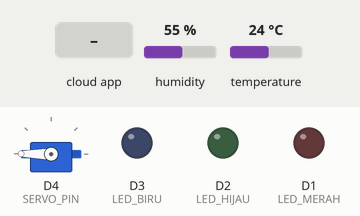
Recording of a sketch running on a simulated ESP8266 (NodeMCU). Shown: servo, output pins drawn as LEDs (lit = HIGH). The inputs (shaded band) are chosen by the test bench; at power-on: humidity 55 %, temperature 24 °C. WiFi joins after 1.5 s; servers stay silent unless stated; the Firebase database answers and starts empty; what the sketch prints to the serial monitor is not drawn.

Above: at 2.7 s.
2.8 s: the phone or cloud app sets hijau to 1
At 5.3 s:
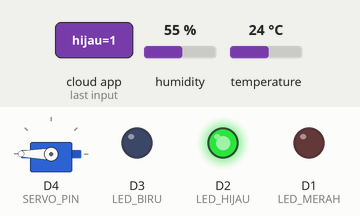
5.6 s: the phone or cloud app sets lock to 1
At 7.4 s:
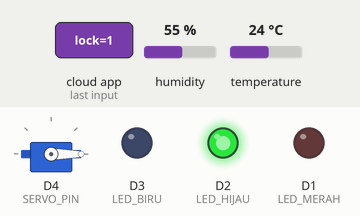
7.7 s: the phone or cloud app sets merah to 1
At 8.9 s:
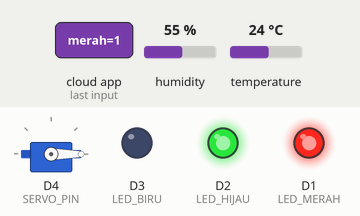
9.2 s: the phone or cloud app sets biru to 1
At 10.9 s:
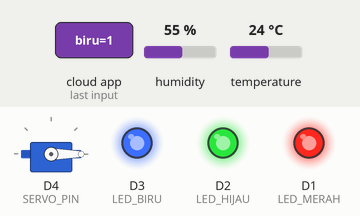
11.2 s: the phone or cloud app sets merah to 0
At 12.7 s:
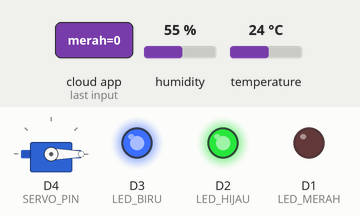
13.0 s: the phone or cloud app sets hijau to 0
At 14.3 s:
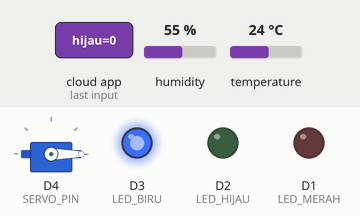
Timing chart, 0 to 16.0 s (numbered marks = the images above; inputs shaded):
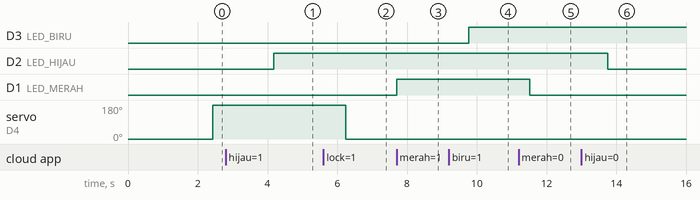

The sketch:

sketch_jan21a.ino
```cpp
#include <ESP8266WiFi.h>
#include <FirebaseESP8266.h>
#include <DHT.h>
#include <Servo.h>

// ================= WIFI =================
#define WIFI_SSID "1121"
#define WIFI_PASS "12345678"

// ================= FIREBASE =================
#define FIREBASE_HOST "https://uji-kompetensi-11709-default-rtdb.asia-southeast1.firebasedatabase.app/"
#define FIREBASE_AUTH "qvMmJo9GhbX5MdTiTFdaWlGgygsQNV5LmAQ33Vpt"

// ================= FIREBASE OBJECT =================
FirebaseData fb;
FirebaseAuth auth;
FirebaseConfig config;

// ================= PIN =================
// LED
#define LED_MERAH D1
#define LED_BIRU D3
#define LED_HIJAU D2

// SERVO
#define SERVO_PIN D4

// DHT
#define DHTPIN D7
#define DHTTYPE DHT11

DHT dht(DHTPIN, DHTTYPE);
Servo servo;

// posisi servo (bisa kamu sesuaikan)
#define POSISI_KUNCI 0
#define POSISI_BUKA  180

void setup() {
  Serial.begin(9600);

  pinMode(LED_MERAH, OUTPUT);
  pinMode(LED_BIRU, OUTPUT);
  pinMode(LED_HIJAU, OUTPUT);

  servo.attach(SERVO_PIN);
  servo.write(POSISI_KUNCI); // default pintu terkunci

  dht.begin();

  // ================= WIFI =================
  WiFi.begin(WIFI_SSID, WIFI_PASS);
  Serial.print("Connecting WiFi");
  while (WiFi.status() != WL_CONNECTED) {
    delay(500);
    Serial.print(".");
  }
  Serial.println("\nWiFi Connected");

  // ================= FIREBASE =================
  config.database_url = FIREBASE_HOST;
  config.signer.tokens.legacy_token = FIREBASE_AUTH;

  Firebase.begin(&config, &auth);
  Firebase.reconnectWiFi(true);

  Serial.println("IOT SIAP");
}

void loop() {
  // ================= SENSOR DHT =================
  float suhu = dht.readTemperature();
  float hum = dht.readHumidity();

  if (!isnan(suhu) && !isnan(hum)) {
    Firebase.setFloat(fb, "/sensor/suhu", suhu);
    Firebase.setFloat(fb, "/sensor/kelembaban", hum);
  }

  // ================= LED =================
  if (Firebase.getBool(fb, "/led/merah")) {
    digitalWrite(LED_MERAH, fb.boolData());

  }

  if (Firebase.getBool(fb, "/led/biru")) {
    digitalWrite(LED_BIRU, fb.boolData());
  }

  if (Firebase.getBool(fb, "/led/hijau")) {
    digitalWrite(LED_HIJAU, fb.boolData());
    Serial.println(fb.boolData());
  }

  // ================= SERVO (LOCK / UNLOCK) =================
  if (Firebase.getBool(fb, "/servo/lock")) {
    bool statusKunci = fb.boolData();

    if (statusKunci) {
      servo.write(POSISI_KUNCI);
      Serial.println("Pintu DIKUNCI");
    } else {
      servo.write(POSISI_BUKA);
      Serial.println("Pintu DIBUKA");
    }
  }

  delay(1000);
}
```

Measured:
- after the input at 2.8 s, D2 (LED_HIJAU): LOW → HIGH after 1.4 s
- after the input at 5.6 s, servo on D4 (SERVO_PIN): 180° → 0° after 0.65 s
- after the input at 7.7 s, D1 (LED_MERAH): LOW → HIGH at once
- after the input at 9.2 s, D3 (LED_BIRU): LOW → HIGH after 0.57 s
- after the input at 11.2 s, D1 (LED_MERAH): HIGH → LOW after 0.33 s
- after the input at 13.0 s, D2 (LED_HIJAU): HIGH → LOW after 0.75 s
